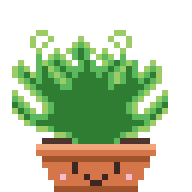
#> input picture assets/default.r/plants/fern_bloom_0.png, 192 x 192 px, given in place of drop.png, which was not available
$ python store_screenshots.py
#> lines starting #> are read from the running program, lines starting #| are printed output that depends on the picture
"""Compose Zepp store screenshots from the real sprites and the page layouts.

The Zepp store wants 360x360 PNGs with a transparent background; for square
screens the screen is centered with equal left/right margins and no top/bottom
margin. Positions, sizes and colors mirror page/home/index.js and page/stats/index.js.

    python3 tools/store_screenshots.py      # writes store/screenshots/*.png
"""
from pathlib import Path

from PIL import Image, ImageDraw, ImageFont

ROOT = Path(__file__).resolve().parent.parent
ASSETS = ROOT / 'assets/default.s'
OUT = ROOT / 'store/screenshots'
W, H = 390, 450
CORNER = 70  # rounded display corners
FONT = '/System/Library/Fonts/SFNS.ttf'


def font(size):
    return ImageFont.truetype(FONT, size)


def hexc(v):
    return f'#{v:06x}'


def img(rel):
#> called with rel = 'ui/drop.png'
    return Image.open(ASSETS / rel).convert('RGBA')
#> returned value is the input picture: PIL image 192x192 RGBA; mean R, G, B, A 53.4, 65.7, 33.3, 117


def text_center(d, y, h, s, size, color):
    f = font(size)
    box = d.textbbox((0, 0), s, font=f)
    tw, th = box[2] - box[0], box[3] - box[1]
    d.text(((W - tw) / 2 - box[0], y + (h - th) / 2 - box[1]), s, font=f, fill=hexc(color))


# [12 lines left out: functions text_left, button, not called in this run]


def bar(d, x, y, w, h, frac, color, bg=0x333333):
    d.rounded_rectangle((x, y, x + w, y + h), radius=h // 2, fill=hexc(bg))
    fw = max(h, round(w * min(1, frac)))
    d.rounded_rectangle((x, y, x + fw, y + h), radius=h // 2, fill=hexc(color))


def home(sprite, name, mood, clock, stats, bloomed=False):
    im = Image.new('RGBA', (W, H), 'black')
    d = ImageDraw.Draw(im)
    bars = [('ui/drop.png', 0x4fc3f7, 35), ('ui/sun.png', 0xffd54f, 145), ('ui/heart.png', 0xf06292, 255)]
    for (icon, color, x), v in zip(bars, stats):
        im.alpha_composite(img(icon), (x, 44))
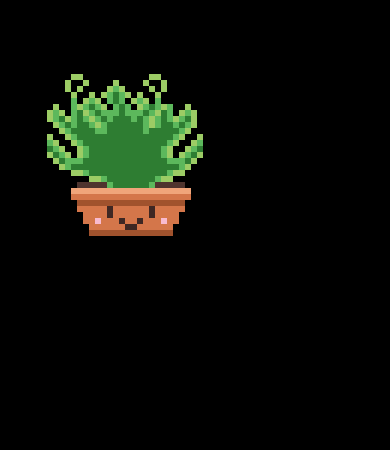
#> im: PIL image 390x450 RGBA; mean R, G, B, A 11.2, 13.8, 7, 255
        bar(d, x + 30, 50, 70, 12, v / 100, 0xe53935 if v < 20 else color)
#> pass 2 of the loop in home, `for (icon, color, x), v in zip(bars, stats):`:
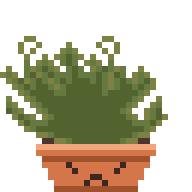
#> input picture assets/default.r/plants/fern_bloom_0_w.png, 192 x 192 px, given in place of sun.png, which was not available
#> in img, returned value is the input picture: PIL image 192x192 RGBA; mean R, G, B, A 56.5, 49.7, 27.4, 113.6
#> in home, `im.alpha_composite(img(icon), (x, 44))`:
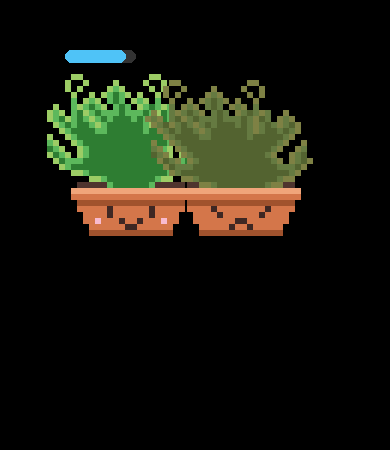
#> im: PIL image 390x450 RGBA; mean R, G, B, A 22.1, 22.8, 12.8, 255
    text_center(d, 10, 28, clock, 22, 0x888888)
    text_center(d, 72, 36, name, 26, 0xffffff)
    im.alpha_composite(img(f'plants/{sprite}.png'), ((W - 192) // 2, 110))
    text_center(d, 304, 32, mood, 22, 0xaaaaaa)
    bw = 110 if bloomed else 170
    btns = [('Water', 0x1565c0, 0xffffff), ('Sun', 0xf9a825, 0x000000)]
    if bloomed:
        btns.append(('Seed', 0x2e7d32, 0xffffff))
    for i, (label, color, tc) in enumerate(btns):
        button(d, 20 + i * (bw + 10), 344, bw, 62, label, color, tc)
    text_center(d, 410, 24, 'Tap plant · swipe up for stats', 16, 0x666666)
    return im


# [45 lines left out: functions stats, to_store, not called in this run]


SHOTS = {
#> (the run stopped early here; a loop or call above may not have finished)
